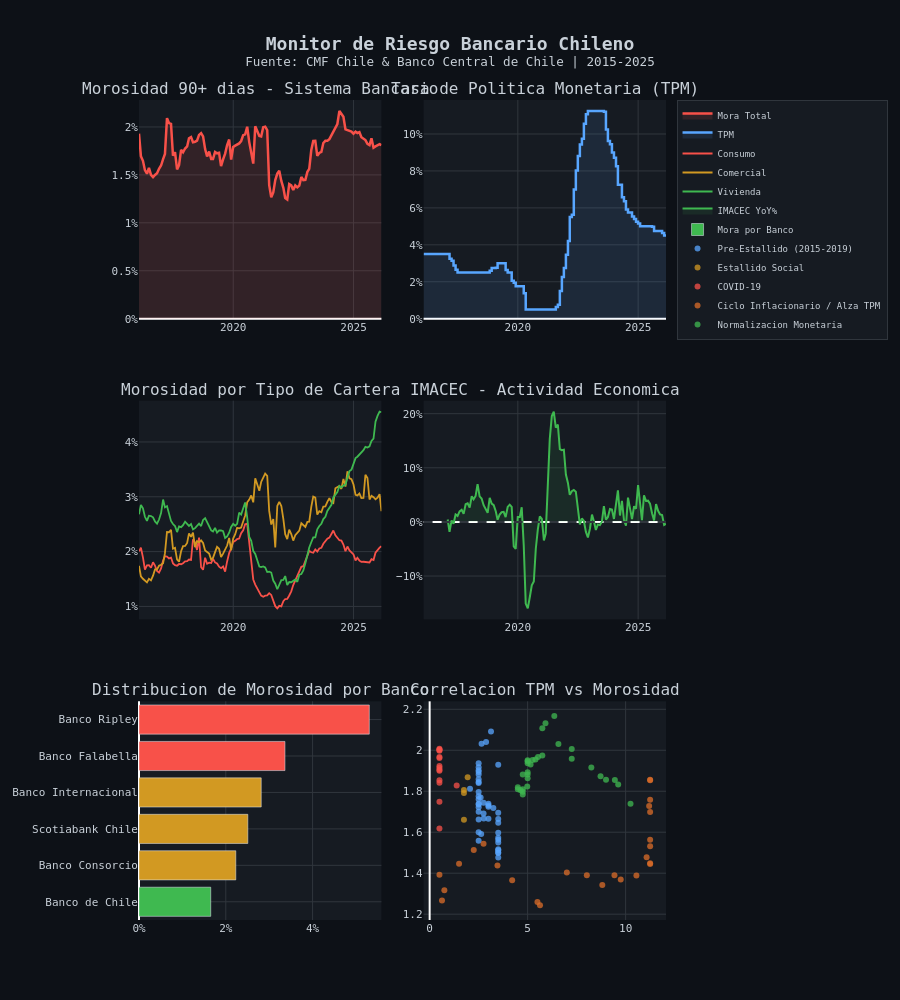

Notebook code cell kept with this figure:
### Markdown cell above
---
## 1. Panel Principal — Vista del Sistema

### Code cell
fig = make_subplots(
    rows=3, cols=2,
    subplot_titles=[
        'Morosidad 90+ dias - Sistema Bancario',
        'Tasa de Politica Monetaria (TPM)',
        'Morosidad por Tipo de Cartera',
        'IMACEC - Actividad Economica',
        'Distribucion de Morosidad por Banco',
        'Correlacion TPM vs Morosidad',
    ],
    specs=[
        [{'type': 'scatter'}, {'type': 'scatter'}],
        [{'type': 'scatter'}, {'type': 'scatter'}],
        [{'type': 'bar'},     {'type': 'scatter'}],
    ],
    vertical_spacing=0.10,
    horizontal_spacing=0.08,
)

# 1. Morosidad total
fig.add_trace(go.Scatter(
    x=df_sistema['fecha'],
    y=df_sistema['mora_total'],
    name='Mora Total',
    line=dict(color=COLORES['rojo'], width=2.5),
    fill='tozeroy',
    fillcolor='rgba(248,81,73,0.12)',
    hovertemplate='%{x|%b %Y}<br>Morosidad: %{y:.2f}%<extra></extra>',
), row=1, col=1)

# 2. TPM
fig.add_trace(go.Scatter(
    x=df_sistema['fecha'],
    y=df_sistema['tpm'],
    name='TPM',
    line=dict(color=COLORES['azul'], width=2.5, shape='hv'),
    fill='tozeroy',
    fillcolor='rgba(88,166,255,0.10)',
    hovertemplate='%{x|%b %Y}<br>TPM: %{y:.2f}%<extra></extra>',
), row=1, col=2)

# 3. Por cartera
carteras = [
    ('mora_consumo',   'Consumo',   COLORES['rojo']),
    ('mora_comercial', 'Comercial', COLORES['amarillo']),
    ('mora_vivienda',  'Vivienda',  COLORES['verde']),
]
for col_var, nombre, color in carteras:
    fig.add_trace(go.Scatter(
        x=df_sistema['fecha'],
        y=df_sistema[col_var],
        name=nombre,
        line=dict(color=color, width=1.8),
        hovertemplate=f'{nombre}: %{{y:.2f}}%<extra></extra>',
    ), row=2, col=1)

# 4. IMACEC YoY
imacec_yoy = df_sistema['imacec'].pct_change(12) * 100
fig.add_trace(go.Scatter(
    x=df_sistema['fecha'],
    y=imacec_yoy,
    name='IMACEC YoY%',
    line=dict(color=COLORES['verde'], width=2),
    fill='tozeroy',
    fillcolor='rgba(63,185,80,0.10)',
    hovertemplate='%{x|%b %Y}<br>IMACEC: %{y:.1f}%<extra></extra>',
), row=2, col=2)
fig.add_hline(y=0, line_color=COLORES['borde'], line_dash='dash', row=2, col=2)

# 5. Ranking por banco
ultimo_mes    = df['fecha'].max()
bancos_retail = df[df['tipo_banco'] == 'Retail']['banco'].unique()
df_ult = (
    df[(df['fecha'] == ultimo_mes) & (df['banco'].isin(bancos_retail))]
    .groupby('banco')['mora_total'].mean()
    .sort_values(ascending=True)
)
colores_bars = [
    COLORES['rojo'] if v > 3 else COLORES['amarillo'] if v > 2 else COLORES['verde']
    for v in df_ult.values
]
fig.add_trace(go.Bar(
    x=df_ult.values,
    y=df_ult.index,
    orientation='h',
    name='Mora por Banco',
    marker_color=colores_bars,
    hovertemplate='%{y}: %{x:.2f}%<extra></extra>',
), row=3, col=1)

# 6. Scatter TPM vs Morosidad
df_sc = df_sistema.dropna(subset=['tpm', 'mora_total'])
ciclos_colores_p = {
    'Pre-Estallido (2015-2019)'     : COLORES['azul'],
    'Estallido Social'              : COLORES['amarillo'],
    'COVID-19'                      : COLORES['rojo'],
    'Ciclo Inflacionario / Alza TPM': COLORES['naranja'],
    'Normalizacion Monetaria'       : COLORES['verde'],
}
for ciclo, color in ciclos_colores_p.items():
    mask = df_sc['ciclo'] == ciclo
    if mask.any():
        fig.add_trace(go.Scatter(
            x=df_sc.loc[mask, 'tpm'],
            y=df_sc.loc[mask, 'mora_total'],
            mode='markers',
            name=ciclo,
            marker=dict(color=color, size=6, opacity=0.75),
            hovertemplate=f'TPM: %{{x:.1f}}% | Mora: %{{y:.2f}}%<extra></extra>',
        ), row=3, col=2)

# Layout
fig.update_layout(
    title=dict(
        text='<b>Monitor de Riesgo Bancario Chileno</b><br><sup>Fuente: CMF Chile & Banco Central de Chile | 2015-2025</sup>',
        font=dict(size=18, color=COLORES['texto']),
        x=0.5
    ),
    height=1000,
    paper_bgcolor=COLORES['fondo'],
    plot_bgcolor =COLORES['panel'],
    font=dict(family='monospace', color=COLORES['texto'], size=11),
    legend=dict(
        bgcolor=COLORES['panel'],
        bordercolor=COLORES['borde'],
        borderwidth=1,
        font=dict(size=9),
    ),
    hovermode='x unified',
)

for i in range(1, 4):
    for j in range(1, 3):
        fig.update_xaxes(gridcolor=COLORES['borde'], showgrid=True, row=i, col=j)
        fig.update_yaxes(gridcolor=COLORES['borde'], showgrid=True, row=i, col=j)

fig.update_yaxes(ticksuffix='%', row=1, col=1)
fig.update_yaxes(ticksuffix='%', row=1, col=2)
fig.update_yaxes(ticksuffix='%', row=2, col=1)
fig.update_yaxes(ticksuffix='%', row=2, col=2)
fig.update_xaxes(ticksuffix='%', row=3, col=1)

fig.write_html(str(REPORT_DIR / 'dashboard_interactivo.html'))
fig.show()
print('Dashboard guardado en reports/dashboard_interactivo.html')
